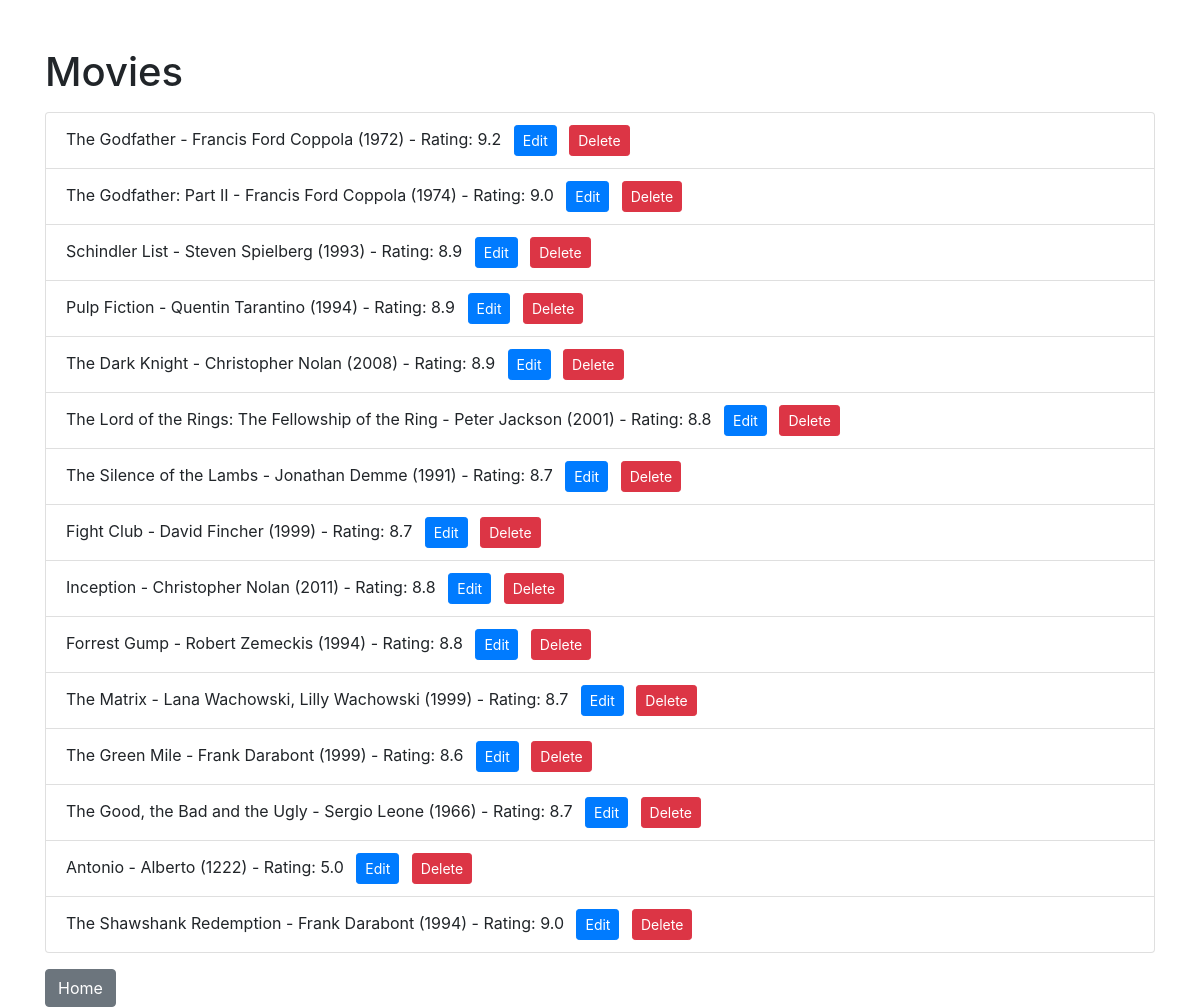
Page /users/1 on the committed database.
### models.py (models this page shows)
class Movie(db.Model):
    movie_id = db.Column(db.Integer, primary_key=True)
    name = db.Column(db.String(120), nullable=False)
    director = db.Column(db.String(120), nullable=False)
    year = db.Column(db.Integer, nullable=False)
    rating = db.Column(db.Float, nullable=False)
    user_id = db.Column(db.Integer, db.ForeignKey('user.user_id'), nullable=False)

### app.py (the view)
@app.route('/users/<int:user_id>')
def user_movies(user_id):
    user = data_manager.get_user_by_id(user_id)
    if not user:
        logging.error(f"User not found: {user_id}")
        return "User not found", 404
    movies = data_manager.get_user_movies(user_id)
    return render_template('movies.html', movies=movies, user_id=user_id)

### datamanager/sqlite_data_manager.py (called while the page is built)
    def get_user_movies(self, user_id):
        try:
            return Movie.query.filter_by(user_id=user_id).all()
        except SQLAlchemyError as e:
            print(f"Database error: {str(e)}")
            return []

    def get_user_by_id(self, user_id):
        try:
            return User.query.get(user_id)
        except SQLAlchemyError as e:
            print(f"Database error: {str(e)}")
            return None

### templates/movies.html (shortened to what this page needs)
<!DOCTYPE html>
<html>
<head>
    <link rel="stylesheet" href="https://stackpath.bootstrapcdn.com/bootstrap/4.5.2/css/bootstrap.min.css">
</head>
<body>
    <div class="container">
        <h1 class="mt-5">Movies</h1>
        <ul class="list-group mt-3">
            {% for movie in movies %}
                <li class="list-group-item">{{ movie.name }} - {{ movie.director }} ({{ movie.year }}) - Rating: {{ movie.rating }}
                    <a href="{{ url_for('update_movie', user_id=user_id, movie_id=movie.movie_id) }}" class="btn btn-primary btn-sm ml-2">Edit</a>
                    <a href="{{ url_for('delete_movie', user_id=user_id, movie_id=movie.movie_id) }}" class="btn btn-danger btn-sm ml-2">Delete</a>
                </li>
            {% endfor %}
        </ul>
        <a href="{{ url_for('home') }}" class="btn btn-secondary mt-3">Home</a>
    </div>
</body>
</html>

### rows in the picture
Movie: name "The Godfather", director "Francis Ford Coppola", year "1972", rating "9.2"
Movie: name "The Godfather: Part II", director "Francis Ford Coppola", year "1974", rating "9.0"
Movie: name "Schindler List", director "Steven Spielberg", year "1993", rating "8.9"
Movie: name "Pulp Fiction", director "Quentin Tarantino", year "1994", rating "8.9"
Movie: name "The Dark Knight", director "Christopher Nolan", year "2008", rating "8.9"
Movie: name "The Lord of the Rings: The Fellowship of the Ring", director "Peter Jackson", year "2001", rating "8.8"
Movie: name "The Silence of the Lambs", director "Jonathan Demme", year "1991", rating "8.7"
Movie: name "Fight Club", director "David Fincher", year "1999", rating "8.7"
Movie: name "Inception", director "Christopher Nolan", year "2011", rating "8.8"
Movie: name "Forrest Gump", director "Robert Zemeckis", year "1994", rating "8.8"
Movie: name "The Matrix", director "Lana Wachowski, Lilly Wachowski", year "1999", rating "8.7"
Movie: name "The Green Mile", director "Frank Darabont", year "1999", rating "8.6"
Movie: name "The Good, the Bad and the Ugly", director "Sergio Leone", year "1966", rating "8.7"
Movie: name "Antonio", director "Alberto", year "1222", rating "5.0"
Movie: name "The Shawshank Redemption", director "Frank Darabont", year "1994", rating "9.0"
